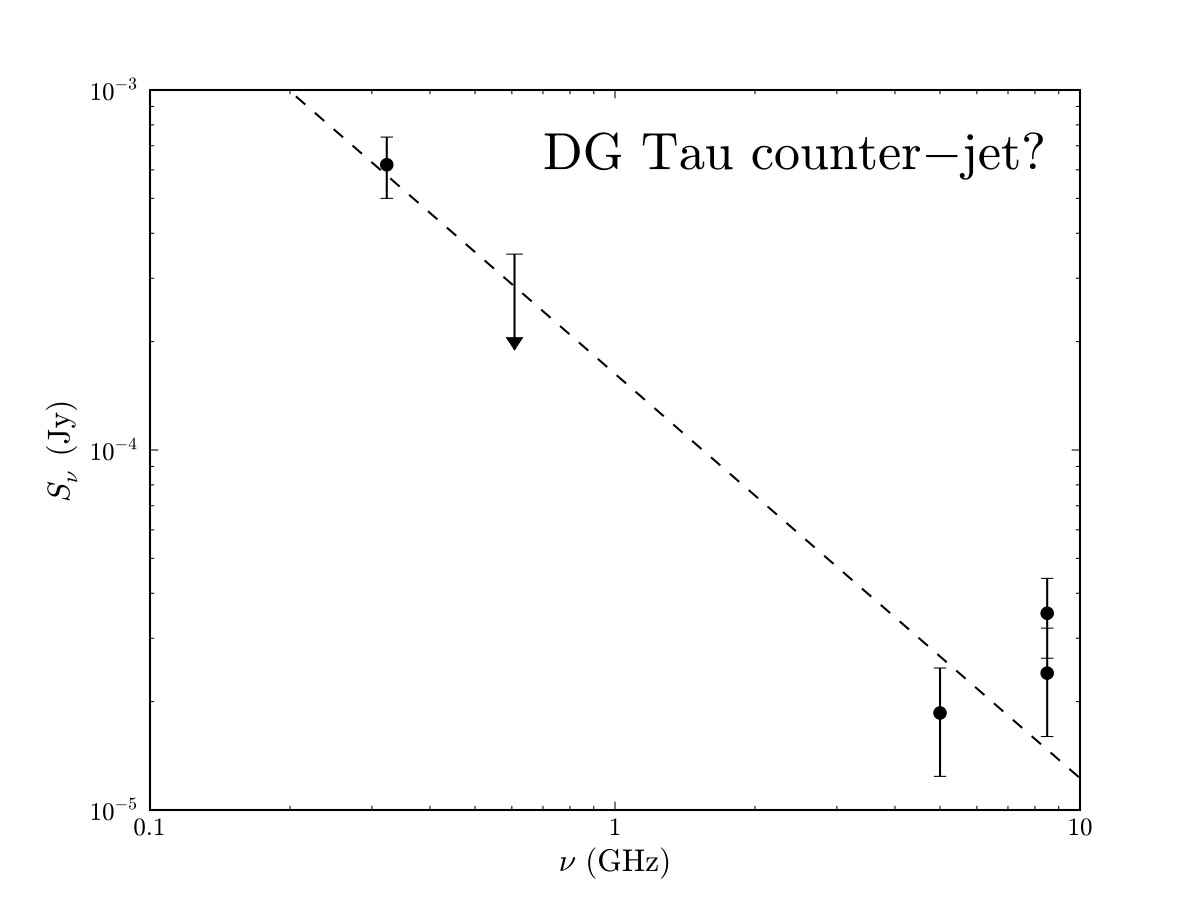

Python code for this plot:
## plot_SED
##

__author__ = "Rachael Ainsworth ,rainsworth@cp.dias.ie>"
__date__ = "2015-11-11"
__version__ = "0.1"

import math
import numpy as np
import pylab as plt
import scipy as sp
import scipy.constants as const
from matplotlib.ticker import ScalarFormatter


## read data from file
#freq, flux, stdev = np.loadtxt('L1551.dat', unpack=True)

def file_len(fname):
    f=open(fname,'r')
    for i, l in enumerate(f):
        pass
    return i + 1

file = raw_input('Input file: ')
flen = file_len(file)
print '**File has ',flen,' lines'

freq=np.zeros(flen)
flux=np.zeros(flen)
stdev=np.zeros(flen)
    
indat=open(file,'r')
i=-1
while True:
        line=indat.readline()
        if not line:break
        
        items=line.split()
        i+=1
        freq[i]=float(items[0])
        flux[i]=float(items[1])
        stdev[i]=float(items[2])

## define variables from metro_totalfit2 and target source name for title


K1 = 0.000455609269858
alpha = -1.12318759235
Title = 'DG\,Tau\,counter-jet?'


x = 10.**np.linspace(1.0, 20, 5000)

xnorm = 0.4e9

y = (K1*(x/xnorm)**(alpha))



## create plot
plt.figure(1)
ax = plt.gca()
plt.loglog(x/1e9, y, 'k--')
plt.errorbar(freq, flux, fmt='ko', label="data",
             yerr=stdev, ecolor='black')
plt.errorbar(0.608, 0.00027, yerr=0.00008, ecolor='k', capsize=4, elinewidth=1, lolims=True)# 'kv', markersize=10)
plt.xlabel(r'$\nu\,\mathrm{(GHz)}$', fontsize=15)
plt.ylabel(r'$S_\nu\,\mathrm{(Jy)}$', fontsize=15)
plt.xlim(0.1, 10)
plt.ylim(1e-5, 1e-3)
plt.xticks([0.1, 1, 10], [r'$0.1$', r'$1$', r'$10$'])
plt.yticks([0.00001, 0.0001, 0.001], [r'$10^{-5}$', r'$10^{-4}$', r'$10^{-3}$'])
ax.text(0.7, 0.0006, r'$\mathrm{'+str(Title)+'}$', fontsize=25)

## save plot to file
plt.savefig('plot_spec.eps')

## display plot on screen
plt.show()
